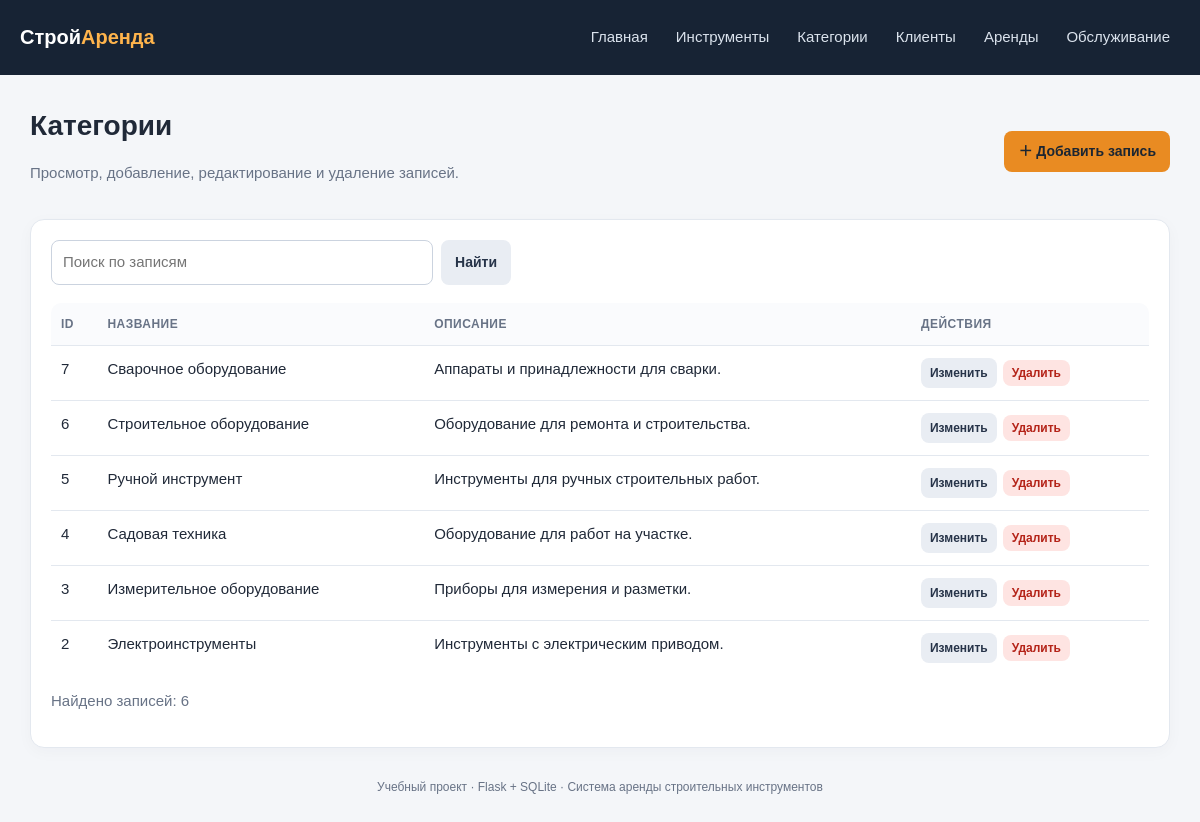
The page /categories on the database its author committed.
### tables this page shows
CREATE TABLE categories (
    id INTEGER PRIMARY KEY AUTOINCREMENT,
    name TEXT NOT NULL UNIQUE,
    description TEXT NOT NULL DEFAULT ''
);

### app.py (the view)
@app.route("/<entity>")
def list_records(entity):
    config = entity_or_404(entity)
    search = request.args.get("q", "")
    rows = list_sql(entity, search)
    return render_template("list.html", entity=entity, config=config, rows=rows,
                           search=search, columns=config["columns"])

### app.py (called while the page is built)
def get_db():
    db_path = Path(app.config["DATABASE"])
    db_path.parent.mkdir(parents=True, exist_ok=True)
    conn = sqlite3.connect(db_path)
    conn.row_factory = sqlite3.Row
    conn.execute("PRAGMA foreign_keys = ON")
    return conn

def entity_or_404(entity):
    if entity not in ENTITIES:
        abort(404)
    return ENTITIES[entity]

### templates/list.html (shortened to what this page needs)
{% extends "base.html" %}
{% block content %}
<div class="page-head"><div><h1>{{ config.title }}</h1><p class="muted">Просмотр, добавление, редактирование и удаление записей.</p></div><a class="btn" href="{{ url_for('create_record', entity=entity) }}">＋ Добавить запись</a></div>
<div class="panel">
  <form class="search" method="get"><input name="q" value="{{ search }}" placeholder="Поиск по записям"><button class="btn secondary" type="submit">Найти</button></form>
  <div class="table-wrap" style="margin-top:18px">
    <table><thead><tr><th>ID</th>{% for key, label in columns %}<th>{{ label }}</th>{% endfor %}<th>Действия</th></tr></thead><tbody>
    {% for row in rows %}<tr><td>{{ row.id }}</td>{% for key, label in columns %}<td>{{ row[key] if row[key] is not none else '' }}</td>{% endfor %}<td><div class="actions"><a class="btn secondary small" href="{{ url_for('edit_record', entity=entity, record_id=row.id) }}">Изменить</a><form class="inline" method="post" action="{{ url_for('delete_record', entity=entity, record_id=row.id) }}" onsubmit="return confirm('Удалить эту запись?');"><button class="btn danger small" type="submit">Удалить</button></form></div></td></tr>
    {% else %}<tr><td colspan="{{ columns|length + 2 }}" class="empty">Записи не найдены.</td></tr>{% endfor %}
    </tbody></table>
  </div>
  <p class="muted">Найдено записей: {{ rows|length }}</p>
</div>
{% endblock %}

### static/style.css (style rules this page uses)
:root { --bg: #f4f6f9; --panel: #ffffff; --text: #202938; --muted: #687386; --accent: #e98b22; --line: #e3e8ef; --danger: #b42318; }
* { box-sizing: border-box; }
body { margin: 0; background: var(--bg); color: var(--text); font: 15px/1.5 Arial, Helvetica, sans-serif; }
.page-head { display: flex; align-items: center; justify-content: space-between; gap: 15px; flex-wrap: wrap; margin-bottom: 20px; }
h1 { margin: 0; font-size: 28px; }
.muted { color: var(--muted); }
.btn { display: inline-block; border: 0; border-radius: 8px; padding: 10px 14px; background: var(--accent); color: #1c2632; text-decoration: none; font-weight: 700; cursor: pointer; font-size: 14px; transition: filter 0.15s ease, transform 0.15s ease; }
.btn.secondary { background: #e9edf3; color: #273449; }
.btn.danger { background: #fee4e2; color: var(--danger); }
.btn.small { padding: 6px 9px; font-size: 12px; }
.panel { background: var(--panel); border: 1px solid var(--line); border-radius: 14px; padding: 20px; box-shadow: 0 4px 16px #17233408; }
.table-wrap { overflow-x: auto; border-radius: 10px; }
table { width: 100%; border-collapse: collapse; background: #ffffff; }
th, td { text-align: left; padding: 12px 10px; border-bottom: 1px solid var(--line); vertical-align: top; }
th { font-size: 12px; text-transform: uppercase; letter-spacing: 0.04em; color: var(--muted); background: #fafbfd; }
tr:last-child td { border-bottom: 0; }
.actions { display: flex; gap: 6px; align-items: center; flex-wrap: wrap; }
.inline { display: inline; }
.search { display: flex; gap: 8px; max-width: 460px; }
.search input { flex: 1; min-width: 0; }
input, select, textarea { width: 100%; border: 1px solid #cbd3df; border-radius: 8px; padding: 10px 11px; background: #ffffff; color: var(--text); font: inherit; }

### templates/base.html (style rules this page uses)
:root { --bg:#f4f6f9;--panel:#fff;--text:#202938;--muted:#687386;--accent:#e98b22;--line:#e3e8ef;--danger:#b42318 }
* { box-sizing:border-box }
body { margin:0;background:var(--bg);color:var(--text);font:15px/1.5 Arial,Helvetica,sans-serif }
.page-head { display:flex;align-items:center;justify-content:space-between;gap:15px;flex-wrap:wrap;margin-bottom:20px }
h1 { margin:0;font-size:28px }
.muted { color:var(--muted) }
.btn { display:inline-block;border:0;border-radius:8px;padding:10px 14px;background:var(--accent);color:#1c2632;text-decoration:none;font-weight:700;cursor:pointer;font-size:14px }
.btn.secondary { background:#e9edf3;color:#273449 }
.btn.danger { background:#fee4e2;color:var(--danger) }
.btn.small { padding:6px 9px;font-size:12px }
.panel { background:var(--panel);border:1px solid var(--line);border-radius:14px;padding:20px;box-shadow:0 4px 16px #17233408 }
.table-wrap { overflow-x:auto }
table { width:100%;border-collapse:collapse;background:white }
th,td { text-align:left;padding:12px 10px;border-bottom:1px solid var(--line);vertical-align:top }
th { font-size:12px;text-transform:uppercase;letter-spacing:.04em;color:var(--muted);background:#fafbfd }
tr:last-child td { border-bottom:0 }
.actions { display:flex;gap:6px;align-items:center;flex-wrap:wrap }
.inline { display:inline }
.search { display:flex;gap:8px;max-width:460px }
.search input { flex:1 }
input,select,textarea { width:100%;border:1px solid #cbd3df;border-radius:8px;padding:10px 11px;background:white;color:var(--text);font:inherit }

### rows shown on the page
categories: id "7", name "Сварочное оборудование" "Аппараты и принадлежности для сварки."
categories: id "6", name "Строительное оборудование" "Оборудование для ремонта и строительства."
categories: id "5", name "Ручной инструмент" "Инструменты для ручных строительных работ."
categories: id "4", name "Садовая техника" "Оборудование для работ на участке."
categories: id "3", name "Измерительное оборудование" "Приборы для измерения и разметки."
categories: id "2", name "Электроинструменты" "Инструменты с электрическим приводом."

### other values the page prints
{{ config.title }} "Категории"
{{ label }} "НАЗВАНИЕ" "ОПИСАНИЕ"
{{ rows|length }} "6"
